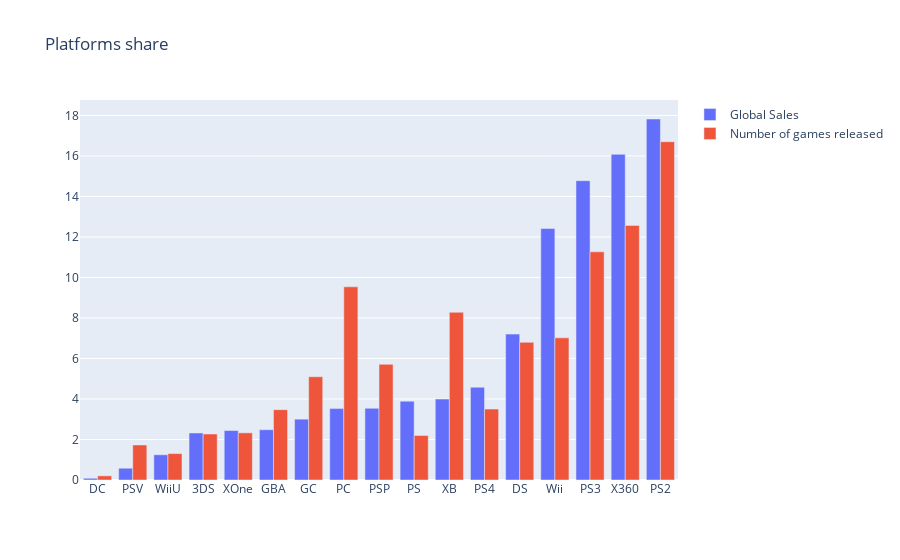

The code cell stored with this chart in its notebook:
### Code cell
trace0 = go.Bar(
    x=platforms_df.index,
    y=platforms_df.Global_Sales,
    name='Global Sales',
    orientation = 'v'
)

trace1 = go.Bar(
    x=platforms_df.index,
    y=platforms_df.Number_of_Games,
    name='Number of games released',
    orientation = 'v'
)

data = [trace0, trace1]
layout = {'title': 'Platforms share'}

fig = go.Figure(data=data, layout=layout)

iplot(fig, show_link=False)

### Figure 1 — Plotly figure (JSON) as saved in the notebook; plotly's stock layout.template omitted (floating-point values rounded to 4 significant figures)
{"data": [{"name": "Global Sales", "orientation": "v", "x": ["DC", "PSV", "WiiU", "3DS", "XOne", "GBA", "GC", "PC", "PSP", "PS", "XB", "PS4", "DS", "Wii", "PS3", "X360", "PS2"], "y": [0.08574, 0.5819, 1.245, 2.322, 2.441, 2.483, 3.004, 3.526, 3.541, 3.892, 3.996, 4.579, 7.204, 12.42, 14.78, 16.08, 17.82], "type": "bar"}, {"name": "Number of games released", "orientation": "v", "x": ["DC", "PSV", "WiiU", "3DS", "XOne", "GBA", "GC", "PC", "PSP", "PS", "XB", "PS4", "DS", "Wii", "PS3", "X360", "PS2"], "y": [0.2051, 1.729, 1.304, 2.271, 2.33, 3.473, 5.099, 9.538, 5.714, 2.198, 8.278, 3.502, 6.799, 7.018, 11.27, 12.57, 16.7], "type": "bar"}], "layout": {"title": {"text": "Platforms share"}}}
